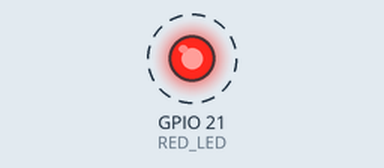
Recording of a program running on a simulated Raspberry Pi (BCM pin numbers). On the bench: output pins drawn as LEDs (lit = HIGH). Dashed ring = blinking. What the program prints to the terminal is not drawn.

Above: at 0.5 s.
Timing chart, 0 to 4.6 s (numbered marks = the images above):
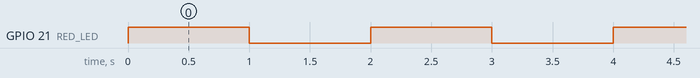

The program:

blink_rpigpio.py
```python
# (licence header left out)
# Imports
from time import sleep
import RPi.GPIO as GPIO


# Pin Mapping
RED_LED = 21


# Pin Configuration
GPIO.setmode(GPIO.BCM)         # use BCM pin numbering
GPIO.setup(RED_LED, GPIO.OUT)  # set RED_LED pin as an output


# Blink LED
print("Press CTRL-C to exit.")
try:
    while True:                          # runs forever
        GPIO.output(RED_LED, GPIO.HIGH)  # turn on LED
        sleep(1)                         # wait a second
        GPIO.output(RED_LED, GPIO.LOW)   # turn off LED
        sleep(1)                         # wait a second
finally:  # exit cleanly when CTRL-C is pressed
    GPIO.cleanup()  # reset all GPIO resources
```

Measured:
- by itself, GPIO 21 (RED_LED): alternates HIGH for 1.0 s and LOW for 1.0 s
